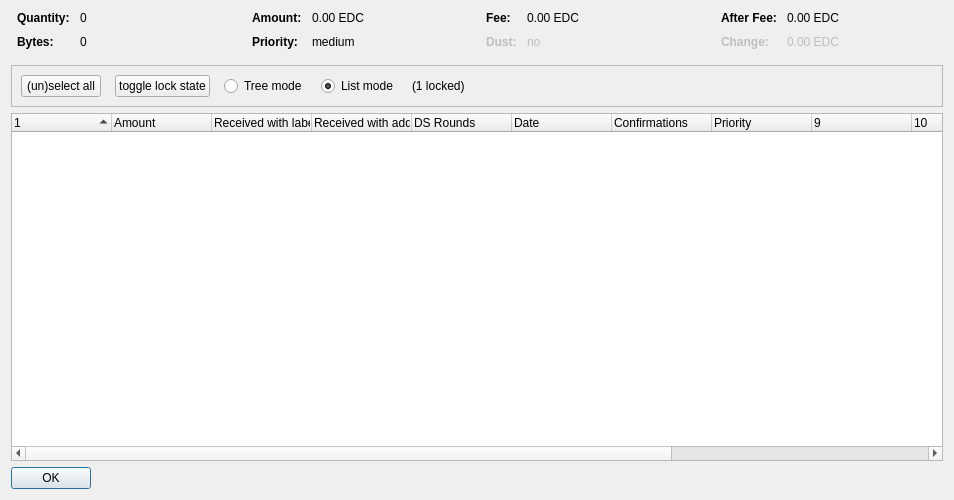
<?xml version="1.0" encoding="UTF-8"?>
<ui version="4.0">
 <class>CoinControlDialog</class>
 <widget class="QDialog" name="CoinControlDialog">
  <property name="geometry">
   <rect>
    <x>0</x>
    <y>0</y>
    <width>954</width>
    <height>500</height>
   </rect>
  </property>
  <property name="windowTitle">
   <string>Coin Selection</string>
  </property>
  <layout class="QVBoxLayout" name="verticalLayout">
   <item>
    <layout class="QHBoxLayout" name="horizontalLayoutTop" stretch="0,0,0,0">
     <property name="topMargin">
      <number>0</number>
     </property>
     <property name="bottomMargin">
      <number>10</number>
     </property>
     <item>
      <layout class="QFormLayout" name="formLayoutCoinControl1">
       <property name="horizontalSpacing">
        <number>10</number>
       </property>
       <property name="verticalSpacing">
        <number>10</number>
       </property>
       <property name="leftMargin">
        <number>6</number>
       </property>
       <property name="rightMargin">
        <number>6</number>
       </property>
       <item row="0" column="0">
        <widget class="QLabel" name="labelCoinControlQuantityText">
         <property name="font">
          <font>
           <weight>75</weight>
           <bold>true</bold>
          </font>
         </property>
         <property name="text">
          <string>Quantity:</string>
         </property>
        </widget>
       </item>
       <item row="0" column="1">
        <widget class="QLabel" name="labelCoinControlQuantity">
         <property name="cursor">
          <cursorShape>IBeamCursor</cursorShape>
         </property>
         <property name="contextMenuPolicy">
          <enum>Qt::ActionsContextMenu</enum>
         </property>
         <property name="text">
          <string notr="true">0</string>
         </property>
         <property name="textInteractionFlags">
          <set>Qt::LinksAccessibleByMouse|Qt::TextSelectableByKeyboard|Qt::TextSelectableByMouse</set>
         </property>
        </widget>
       </item>
       <item row="1" column="0">
        <widget class="QLabel" name="labelCoinControlBytesText">
         <property name="font">
          <font>
           <weight>75</weight>
           <bold>true</bold>
          </font>
         </property>
         <property name="text">
          <string>Bytes:</string>
         </property>
        </widget>
       </item>
       <item row="1" column="1">
        <widget class="QLabel" name="labelCoinControlBytes">
         <property name="cursor">
          <cursorShape>IBeamCursor</cursorShape>
         </property>
         <property name="contextMenuPolicy">
          <enum>Qt::ActionsContextMenu</enum>
         </property>
         <property name="text">
          <string notr="true">0</string>
         </property>
         <property name="textInteractionFlags">
          <set>Qt::LinksAccessibleByMouse|Qt::TextSelectableByKeyboard|Qt::TextSelectableByMouse</set>
         </property>
        </widget>
       </item>
      </layout>
     </item>
     <item>
      <layout class="QFormLayout" name="formLayoutCoinControl2">
       <property name="horizontalSpacing">
        <number>10</number>
       </property>
       <property name="verticalSpacing">
        <number>10</number>
       </property>
       <property name="leftMargin">
        <number>6</number>
       </property>
       <property name="rightMargin">
        <number>6</number>
       </property>
       <item row="0" column="0">
        <widget class="QLabel" name="labelCoinControlAmountText">
         <property name="font">
          <font>
           <weight>75</weight>
           <bold>true</bold>
          </font>
         </property>
         <property name="text">
          <string>Amount:</string>
         </property>
        </widget>
       </item>
       <item row="0" column="1">
        <widget class="QLabel" name="labelCoinControlAmount">
         <property name="cursor">
          <cursorShape>IBeamCursor</cursorShape>
         </property>
         <property name="contextMenuPolicy">
          <enum>Qt::ActionsContextMenu</enum>
         </property>
         <property name="text">
          <string notr="true">0.00 EDC</string>
         </property>
         <property name="textInteractionFlags">
          <set>Qt::LinksAccessibleByMouse|Qt::TextSelectableByKeyboard|Qt::TextSelectableByMouse</set>
         </property>
        </widget>
       </item>
       <item row="1" column="0">
        <widget class="QLabel" name="labelCoinControlPriorityText">
         <property name="font">
          <font>
           <weight>75</weight>
           <bold>true</bold>
          </font>
         </property>
         <property name="text">
          <string>Priority:</string>
         </property>
        </widget>
       </item>
       <item row="1" column="1">
        <widget class="QLabel" name="labelCoinControlPriority">
         <property name="cursor">
          <cursorShape>IBeamCursor</cursorShape>
         </property>
         <property name="contextMenuPolicy">
          <enum>Qt::ActionsContextMenu</enum>
         </property>
         <property name="text">
          <string>medium</string>
         </property>
         <property name="textInteractionFlags">
          <set>Qt::LinksAccessibleByMouse|Qt::TextSelectableByKeyboard|Qt::TextSelectableByMouse</set>
         </property>
        </widget>
       </item>
      </layout>
     </item>
     <item>
      <layout class="QFormLayout" name="formLayoutCoinControl3">
       <property name="horizontalSpacing">
        <number>10</number>
       </property>
       <property name="verticalSpacing">
        <number>10</number>
       </property>
       <property name="leftMargin">
        <number>6</number>
       </property>
       <property name="rightMargin">
        <number>6</number>
       </property>
       <item row="0" column="0">
        <widget class="QLabel" name="labelCoinControlFeeText">
         <property name="font">
          <font>
           <weight>75</weight>
           <bold>true</bold>
          </font>
         </property>
         <property name="text">
          <string>Fee:</string>
         </property>
        </widget>
       </item>
       <item row="0" column="1">
        <widget class="QLabel" name="labelCoinControlFee">
         <property name="cursor">
          <cursorShape>IBeamCursor</cursorShape>
         </property>
         <property name="contextMenuPolicy">
          <enum>Qt::ActionsContextMenu</enum>
         </property>
         <property name="text">
          <string notr="true">0.00 EDC</string>
         </property>
         <property name="textInteractionFlags">
          <set>Qt::LinksAccessibleByMouse|Qt::TextSelectableByKeyboard|Qt::TextSelectableByMouse</set>
         </property>
        </widget>
       </item>
       <item row="1" column="0">
        <widget class="QLabel" name="labelCoinControlLowOutputText">
         <property name="enabled">
          <bool>false</bool>
         </property>
         <property name="font">
          <font>
           <weight>75</weight>
           <bold>true</bold>
          </font>
         </property>
         <property name="text">
          <string>Dust:</string>
         </property>
        </widget>
       </item>
       <item row="1" column="1">
        <widget class="QLabel" name="labelCoinControlLowOutput">
         <property name="enabled">
          <bool>false</bool>
         </property>
         <property name="cursor">
          <cursorShape>IBeamCursor</cursorShape>
         </property>
         <property name="contextMenuPolicy">
          <enum>Qt::ActionsContextMenu</enum>
         </property>
         <property name="text">
          <string>no</string>
         </property>
         <property name="textInteractionFlags">
          <set>Qt::LinksAccessibleByMouse|Qt::TextSelectableByKeyboard|Qt::TextSelectableByMouse</set>
         </property>
        </widget>
       </item>
      </layout>
     </item>
     <item>
      <layout class="QFormLayout" name="formLayoutCoinControl4">
       <property name="horizontalSpacing">
        <number>10</number>
       </property>
       <property name="verticalSpacing">
        <number>10</number>
       </property>
       <property name="leftMargin">
        <number>6</number>
       </property>
       <property name="rightMargin">
        <number>6</number>
       </property>
       <item row="0" column="0">
        <widget class="QLabel" name="labelCoinControlAfterFeeText">
         <property name="font">
          <font>
           <weight>75</weight>
           <bold>true</bold>
          </font>
         </property>
         <property name="text">
          <string>After Fee:</string>
         </property>
        </widget>
       </item>
       <item row="0" column="1">
        <widget class="QLabel" name="labelCoinControlAfterFee">
         <property name="cursor">
          <cursorShape>IBeamCursor</cursorShape>
         </property>
         <property name="contextMenuPolicy">
          <enum>Qt::ActionsContextMenu</enum>
         </property>
         <property name="text">
          <string notr="true">0.00 EDC</string>
         </property>
         <property name="textInteractionFlags">
          <set>Qt::LinksAccessibleByMouse|Qt::TextSelectableByKeyboard|Qt::TextSelectableByMouse</set>
         </property>
        </widget>
       </item>
       <item row="1" column="0">
        <widget class="QLabel" name="labelCoinControlChangeText">
         <property name="enabled">
          <bool>false</bool>
         </property>
         <property name="font">
          <font>
           <weight>75</weight>
           <bold>true</bold>
          </font>
         </property>
         <property name="text">
          <string>Change:</string>
         </property>
        </widget>
       </item>
       <item row="1" column="1">
        <widget class="QLabel" name="labelCoinControlChange">
         <property name="enabled">
          <bool>false</bool>
         </property>
         <property name="cursor">
          <cursorShape>IBeamCursor</cursorShape>
         </property>
         <property name="contextMenuPolicy">
          <enum>Qt::ActionsContextMenu</enum>
         </property>
         <property name="text">
          <string notr="true">0.00 EDC</string>
         </property>
         <property name="textInteractionFlags">
          <set>Qt::LinksAccessibleByMouse|Qt::TextSelectableByKeyboard|Qt::TextSelectableByMouse</set>
         </property>
        </widget>
       </item>
      </layout>
     </item>
    </layout>
   </item>
   <item>
    <widget class="QFrame" name="frame">
     <property name="minimumSize">
      <size>
       <width>0</width>
       <height>40</height>
      </size>
     </property>
     <property name="frameShape">
      <enum>QFrame::StyledPanel</enum>
     </property>
     <property name="frameShadow">
      <enum>QFrame::Sunken</enum>
     </property>
     <layout class="QHBoxLayout" name="horizontalLayout">
      <item>
       <layout class="QHBoxLayout" name="horizontalLayoutPanel" stretch="0,0,0,0,0,0">
        <property name="spacing">
         <number>14</number>
        </property>
        <item>
         <widget class="QPushButton" name="pushButtonSelectAll">
          <property name="sizePolicy">
           <sizepolicy hsizetype="Maximum" vsizetype="Fixed">
            <horstretch>0</horstretch>
            <verstretch>0</verstretch>
           </sizepolicy>
          </property>
          <property name="text">
           <string>(un)select all</string>
          </property>
          <property name="autoDefault">
           <bool>false</bool>
          </property>
         </widget>
        </item>
        <item>
         <widget class="QPushButton" name="pushButtonToggleLock">
          <property name="sizePolicy">
           <sizepolicy hsizetype="Maximum" vsizetype="Fixed">
            <horstretch>0</horstretch>
            <verstretch>0</verstretch>
           </sizepolicy>
          </property>
          <property name="text">
           <string>toggle lock state</string>
          </property>
          <property name="autoDefault">
           <bool>false</bool>
          </property>
         </widget>
        </item>
        <item>
         <widget class="QRadioButton" name="radioTreeMode">
          <property name="sizePolicy">
           <sizepolicy hsizetype="Maximum" vsizetype="Fixed">
            <horstretch>0</horstretch>
            <verstretch>0</verstretch>
           </sizepolicy>
          </property>
          <property name="text">
           <string>Tree mode</string>
          </property>
         </widget>
        </item>
        <item>
         <widget class="QRadioButton" name="radioListMode">
          <property name="sizePolicy">
           <sizepolicy hsizetype="Maximum" vsizetype="Fixed">
            <horstretch>0</horstretch>
            <verstretch>0</verstretch>
           </sizepolicy>
          </property>
          <property name="text">
           <string>List mode</string>
          </property>
          <property name="checked">
           <bool>true</bool>
          </property>
         </widget>
        </item>
        <item>
         <widget class="QLabel" name="labelLocked">
          <property name="text">
           <string>(1 locked)</string>
          </property>
         </widget>
        </item>
        <item>
         <spacer name="horizontalSpacer">
          <property name="orientation">
           <enum>Qt::Horizontal</enum>
          </property>
          <property name="sizeHint" stdset="0">
           <size>
            <width>40</width>
            <height>20</height>
           </size>
          </property>
         </spacer>
        </item>
       </layout>
      </item>
     </layout>
    </widget>
   </item>
   <item>
    <widget class="CoinControlTreeWidget" name="treeWidget">
     <property name="contextMenuPolicy">
      <enum>Qt::CustomContextMenu</enum>
     </property>
     <property name="sortingEnabled">
      <bool>false</bool>
     </property>
     <property name="columnCount">
      <number>13</number>
     </property>
     <attribute name="headerShowSortIndicator" stdset="0">
      <bool>true</bool>
     </attribute>
     <attribute name="headerStretchLastSection">
      <bool>false</bool>
     </attribute>
     <column>
      <property name="text">
       <string/>
      </property>
     </column>
     <column>
      <property name="text">
       <string>Amount</string>
      </property>
     </column>
     <column>
      <property name="text">
       <string>Received with label</string>
      </property>
     </column>
     <column>
      <property name="text">
       <string>Received with address</string>
      </property>
     </column>
     <column>
      <property name="text">
       <string>DS Rounds</string>
      </property>
     </column>
     <column>
      <property name="text">
       <string>Date</string>
      </property>
     </column>
     <column>
      <property name="text">
       <string>Confirmations</string>
      </property>
      <property name="toolTip">
       <string>Confirmed</string>
      </property>
     </column>
     <column>
      <property name="text">
       <string>Priority</string>
      </property>
     </column>
     <column>
      <property name="text">
       <string/>
      </property>
     </column>
     <column>
      <property name="text">
       <string/>
      </property>
     </column>
     <column>
      <property name="text">
       <string/>
      </property>
     </column>
     <column>
      <property name="text">
       <string/>
      </property>
     </column>
     <column>
      <property name="text">
       <string/>
      </property>
     </column>
    </widget>
   </item>
   <item>
    <widget class="QDialogButtonBox" name="buttonBox">
     <property name="sizePolicy">
      <sizepolicy hsizetype="Maximum" vsizetype="Fixed">
       <horstretch>0</horstretch>
       <verstretch>0</verstretch>
      </sizepolicy>
     </property>
     <property name="orientation">
      <enum>Qt::Horizontal</enum>
     </property>
     <property name="standardButtons">
      <set>QDialogButtonBox::Ok</set>
     </property>
    </widget>
   </item>
  </layout>
 </widget>
 <customwidgets>
  <customwidget>
   <class>CoinControlTreeWidget</class>
   <extends>QTreeWidget</extends>
   <header>coincontroltreewidget.h</header>
  </customwidget>
 </customwidgets>
 <resources/>
 <connections/>
</ui>
